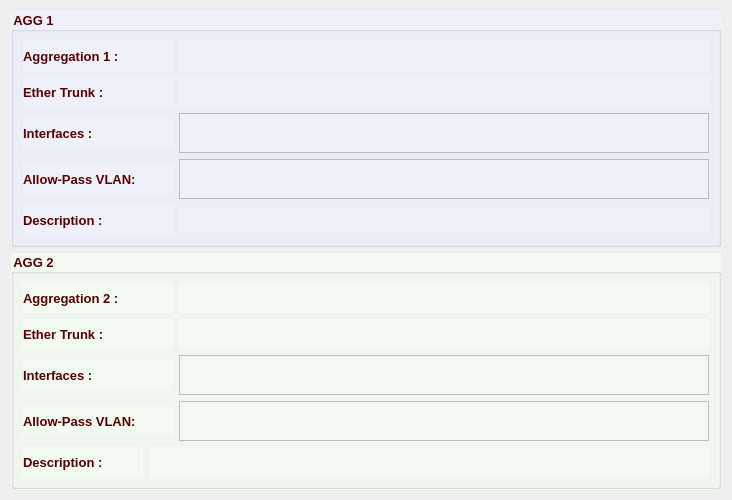
               <widget class="QFrame" name="aggGB">
                <property name="minimumSize">
                 <size>
                  <width>0</width>
                  <height>0</height>
                 </size>
                </property>
                <property name="font">
                 <font>
                  <family>Tahoma</family>
                  <pointsize>10</pointsize>
                  <weight>75</weight>
                  <bold>true</bold>
                 </font>
                </property>
                <property name="styleSheet">
                 <string notr="true">color: rgb(85, 0, 0);</string>
                </property>
                <property name="lineWidth">
                 <number>0</number>
                </property>
                <layout class="QVBoxLayout" name="verticalLayout_11">
                 <item>
                  <widget class="QGroupBox" name="agg1GB">
                   <property name="font">
                    <font>
                     <family>Tahoma</family>
                     <pointsize>10</pointsize>
                     <weight>75</weight>
                     <bold>true</bold>
                    </font>
                   </property>
                   <property name="styleSheet">
                    <string notr="true">background-color: rgb(240, 240, 250);</string>
                   </property>
                   <property name="title">
                    <string>AGG 1</string>
                   </property>
                   <layout class="QVBoxLayout" name="verticalLayout_9">
                    <item>
                     <layout class="QHBoxLayout" name="horizontalLayout_29">
                      <item>
                       <widget class="QLabel" name="label_52">
                        <property name="minimumSize">
                         <size>
                          <width>150</width>
                          <height>30</height>
                         </size>
                        </property>
                        <property name="maximumSize">
                         <size>
                          <width>150</width>
                          <height>30</height>
                         </size>
                        </property>
                        <property name="font">
                         <font>
                          <family>Tahoma</family>
                          <pointsize>10</pointsize>
                          <weight>75</weight>
                          <bold>true</bold>
                         </font>
                        </property>
                        <property name="text">
                         <string>Aggregation 1 :</string>
                        </property>
                       </widget>
                      </item>
                      <item>
                       <widget class="QLabel" name="agg1Lbl">
                        <property name="sizePolicy">
                         <sizepolicy hsizetype="Expanding" vsizetype="Preferred">
                          <horstretch>0</horstretch>
                          <verstretch>0</verstretch>
                         </sizepolicy>
                        </property>
                        <property name="minimumSize">
                         <size>
                          <width>0</width>
                          <height>30</height>
                         </size>
                        </property>
                        <property name="maximumSize">
                         <size>
                          <width>16777215</width>
                          <height>30</height>
                         </size>
                        </property>
                        <property name="font">
                         <font>
                          <family>Tahoma</family>
                          <pointsize>10</pointsize>
                          <weight>75</weight>
                          <bold>true</bold>
                         </font>
                        </property>
                        <property name="styleSheet">
                         <string notr="true">color: rgb(85, 0, 127);</string>
                        </property>
                        <property name="text">
                         <string/>
                        </property>
                       </widget>
                      </item>
                     </layout>
                    </item>
                    <item>
                     <layout class="QHBoxLayout" name="horizontalLayout_30">
                      <item>
                       <widget class="QLabel" name="label_38">
                        <property name="minimumSize">
                         <size>
                          <width>150</width>
                          <height>30</height>
                         </size>
                        </property>
                        <property name="maximumSize">
                         <size>
                          <width>150</width>
                          <height>30</height>
                         </size>
                        </property>
                        <property name="font">
                         <font>
                          <family>Tahoma</family>
                          <pointsize>10</pointsize>
                          <weight>75</weight>
                          <bold>true</bold>
                         </font>
                        </property>
                        <property name="text">
                         <string>Ether Trunk :</string>
                        </property>
                       </widget>
                      </item>
                      <item>
                       <widget class="QLabel" name="agg1EtherLbl">
                        <property name="sizePolicy">
                         <sizepolicy hsizetype="Expanding" vsizetype="Preferred">
                          <horstretch>0</horstretch>
                          <verstretch>0</verstretch>
                         </sizepolicy>
                        </property>
                        <property name="minimumSize">
                         <size>
                          <width>80</width>
                          <height>30</height>
                         </size>
                        </property>
                        <property name="maximumSize">
                         <size>
                          <width>16777215</width>
                          <height>30</height>
                         </size>
                        </property>
                        <property name="font">
                         <font>
                          <family>Tahoma</family>
                          <pointsize>10</pointsize>
                          <weight>75</weight>
                          <bold>true</bold>
                         </font>
                        </property>
                        <property name="styleSheet">
                         <string notr="true">color: rgb(85, 0, 127);</string>
                        </property>
                        <property name="text">
                         <string/>
                        </property>
                       </widget>
                      </item>
                     </layout>
                    </item>
                    <item>
                     <layout class="QHBoxLayout" name="horizontalLayout_32">
                      <item>
                       <widget class="QLabel" name="label_43">
                        <property name="minimumSize">
                         <size>
                          <width>150</width>
                          <height>30</height>
                         </size>
                        </property>
                        <property name="maximumSize">
                         <size>
                          <width>150</width>
                          <height>30</height>
                         </size>
                        </property>
                        <property name="font">
                         <font>
                          <family>Tahoma</family>
                          <pointsize>10</pointsize>
                          <weight>75</weight>
                          <bold>true</bold>
                         </font>
                        </property>
                        <property name="text">
                         <string>Interfaces :</string>
                        </property>
                        <property name="alignment">
                         <set>Qt::AlignLeading|Qt::AlignLeft|Qt::AlignVCenter</set>
                        </property>
                       </widget>
                      </item>
                      <item>
                       <widget class="QListView" name="agg1IntLV">
                        <property name="minimumSize">
                         <size>
                          <width>530</width>
                          <height>40</height>
                         </size>
                        </property>
                        <property name="maximumSize">
                         <size>
                          <width>16777215</width>
                          <height>40</height>
                         </size>
                        </property>
                        <property name="font">
                         <font>
                          <family>Tahoma</family>
                          <pointsize>10</pointsize>
                          <weight>75</weight>
                          <bold>true</bold>
                         </font>
                        </property>
                        <property name="styleSheet">
                         <string notr="true">color: rgb(85, 0, 127);</string>
                        </property>
                        <property name="flow">
                         <enum>QListView::LeftToRight</enum>
                        </property>
                       </widget>
                      </item>
                     </layout>
                    </item>
                    <item>
                     <layout class="QHBoxLayout" name="horizontalLayout_33">
                      <item>
                       <widget class="QLabel" name="label_44">
                        <property name="minimumSize">
                         <size>
                          <width>150</width>
                          <height>30</height>
                         </size>
                        </property>
                        <property name="maximumSize">
                         <size>
                          <width>150</width>
                          <height>30</height>
                         </size>
                        </property>
                        <property name="font">
                         <font>
                          <family>Tahoma</family>
                          <pointsize>10</pointsize>
                          <weight>75</weight>
                          <bold>true</bold>
                         </font>
                        </property>
                        <property name="text">
                         <string>Allow-Pass VLAN:</string>
                        </property>
                        <property name="alignment">
                         <set>Qt::AlignLeading|Qt::AlignLeft|Qt::AlignVCenter</set>
                        </property>
                       </widget>
                      </item>
                      <item>
                       <widget class="QListView" name="agg1AllowPassLV">
                        <property name="minimumSize">
                         <size>
                          <width>530</width>
                          <height>40</height>
                         </size>
                        </property>
                        <property name="maximumSize">
                         <size>
                          <width>16777215</width>
                          <height>40</height>
                         </size>
                        </property>
                        <property name="font">
                         <font>
                          <family>Tahoma</family>
                          <pointsize>10</pointsize>
                          <weight>75</weight>
                          <bold>true</bold>
                         </font>
                        </property>
                        <property name="styleSheet">
                         <string notr="true">color: rgb(85, 0, 127);</string>
                        </property>
                        <property name="flow">
                         <enum>QListView::LeftToRight</enum>
                        </property>
                       </widget>
                      </item>
                     </layout>
                    </item>
                    <item>
                     <layout class="QHBoxLayout" name="horizontalLayout_31">
                      <item>
                       <widget class="QLabel" name="label_42">
                        <property name="minimumSize">
                         <size>
                          <width>150</width>
                          <height>30</height>
                         </size>
                        </property>
                        <property name="maximumSize">
                         <size>
                          <width>150</width>
                          <height>30</height>
                         </size>
                        </property>
                        <property name="font">
                         <font>
                          <family>Tahoma</family>
                          <pointsize>10</pointsize>
                          <weight>75</weight>
                          <bold>true</bold>
                         </font>
                        </property>
                        <property name="text">
                         <string>Description :</string>
                        </property>
                        <property name="alignment">
                         <set>Qt::AlignLeading|Qt::AlignLeft|Qt::AlignVCenter</set>
                        </property>
                       </widget>
                      </item>
                      <item>
                       <widget class="QLabel" name="agg1DescLbl">
                        <property name="sizePolicy">
                         <sizepolicy hsizetype="Expanding" vsizetype="Preferred">
                          <horstretch>0</horstretch>
                          <verstretch>0</verstretch>
                         </sizepolicy>
                        </property>
                        <property name="minimumSize">
                         <size>
                          <width>400</width>
                          <height>25</height>
                         </size>
                        </property>
                        <property name="maximumSize">
                         <size>
                          <width>16777215</width>
                          <height>25</height>
                         </size>
                        </property>
                        <property name="font">
                         <font>
                          <family>Tahoma</family>
                          <pointsize>10</pointsize>
                          <weight>75</weight>
                          <bold>true</bold>
                         </font>
                        </property>
                        <property name="styleSheet">
                         <string notr="true">color: rgb(85, 0, 127);</string>
                        </property>
                        <property name="text">
                         <string/>
                        </property>
                       </widget>
                      </item>
                     </layout>
                    </item>
                   </layout>
                  </widget>
                 </item>
                 <item>
                  <widget class="QGroupBox" name="agg2GB">
                   <property name="font">
                    <font>
                     <family>Tahoma</family>
                     <pointsize>10</pointsize>
                     <weight>75</weight>
                     <bold>true</bold>
                    </font>
                   </property>
                   <property name="styleSheet">
                    <string notr="true">background-color: rgb(240, 250, 240);</string>
                   </property>
                   <property name="title">
                    <string>AGG 2</string>
                   </property>
                   <layout class="QVBoxLayout" name="verticalLayout_10">
                    <item>
                     <layout class="QHBoxLayout" name="horizontalLayout_34">
                      <item>
                       <widget class="QLabel" name="label_55">
                        <property name="minimumSize">
                         <size>
                          <width>150</width>
                          <height>30</height>
                         </size>
                        </property>
                        <property name="maximumSize">
                         <size>
                          <width>150</width>
                          <height>30</height>
                         </size>
                        </property>
                        <property name="font">
                         <font>
                          <family>Tahoma</family>
                          <pointsize>10</pointsize>
                          <weight>75</weight>
                          <bold>true</bold>
                         </font>
                        </property>
                        <property name="text">
                         <string>Aggregation 2 :</string>
                        </property>
                       </widget>
                      </item>
                      <item>
                       <widget class="QLabel" name="agg2Lbl">
                        <property name="sizePolicy">
                         <sizepolicy hsizetype="Expanding" vsizetype="Preferred">
                          <horstretch>0</horstretch>
                          <verstretch>0</verstretch>
                         </sizepolicy>
                        </property>
                        <property name="minimumSize">
                         <size>
                          <width>0</width>
                          <height>30</height>
                         </size>
                        </property>
                        <property name="maximumSize">
                         <size>
                          <width>16777215</width>
                          <height>30</height>
                         </size>
                        </property>
                        <property name="font">
                         <font>
                          <family>Tahoma</family>
                          <pointsize>10</pointsize>
                          <weight>75</weight>
                          <bold>true</bold>
                         </font>
                        </property>
                        <property name="styleSheet">
                         <string notr="true">color: rgb(85, 0, 127);</string>
                        </property>
                        <property name="text">
                         <string/>
                        </property>
                       </widget>
                      </item>
                     </layout>
                    </item>
                    <item>
                     <layout class="QHBoxLayout" name="horizontalLayout_35">
                      <item>
                       <widget class="QLabel" name="label_46">
                        <property name="minimumSize">
                         <size>
                          <width>150</width>
                          <height>30</height>
                         </size>
                        </property>
                        <property name="maximumSize">
                         <size>
                          <width>150</width>
                          <height>30</height>
                         </size>
                        </property>
                        <property name="font">
                         <font>
                          <family>Tahoma</family>
                          <pointsize>10</pointsize>
                          <weight>75</weight>
                          <bold>true</bold>
                         </font>
                        </property>
                        <property name="text">
                         <string>Ether Trunk :</string>
                        </property>
                       </widget>
                      </item>
                      <item>
                       <widget class="QLabel" name="agg2EtherLbl">
                        <property name="minimumSize">
                         <size>
                          <width>80</width>
                          <height>30</height>
                         </size>
                        </property>
                        <property name="maximumSize">
                         <size>
                          <width>16777215</width>
                          <height>30</height>
                         </size>
                        </property>
                        <property name="font">
                         <font>
                          <family>Tahoma</family>
                          <pointsize>10</pointsize>
                          <weight>75</weight>
                          <bold>true</bold>
                         </font>
                        </property>
                        <property name="styleSheet">
                         <string notr="true">color: rgb(85, 0, 127);</string>
                        </property>
                        <property name="text">
                         <string/>
                        </property>
                       </widget>
                      </item>
                     </layout>
                    </item>
                    <item>
                     <layout class="QHBoxLayout" name="horizontalLayout_37">
                      <item>
                       <widget class="QLabel" name="label_48">
                        <property name="minimumSize">
                         <size>
                          <width>150</width>
                          <height>30</height>
                         </size>
                        </property>
                        <property name="maximumSize">
                         <size>
                          <width>150</width>
                          <height>30</height>
                         </size>
                        </property>
                        <property name="font">
                         <font>
                          <family>Tahoma</family>
                          <pointsize>10</pointsize>
                          <weight>75</weight>
                          <bold>true</bold>
                         </font>
                        </property>
                        <property name="text">
                         <string>Interfaces :</string>
                        </property>
                        <property name="alignment">
                         <set>Qt::AlignLeading|Qt::AlignLeft|Qt::AlignVCenter</set>
                        </property>
                       </widget>
                      </item>
                      <item>
                       <widget class="QListView" name="agg2IntLV">
                        <property name="minimumSize">
                         <size>
                          <width>530</width>
                          <height>40</height>
                         </size>
                        </property>
                        <property name="maximumSize">
                         <size>
                          <width>16777215</width>
                          <height>40</height>
                         </size>
                        </property>
                        <property name="font">
                         <font>
                          <family>Tahoma</family>
                          <pointsize>10</pointsize>
                          <weight>75</weight>
                          <bold>true</bold>
                         </font>
                        </property>
                        <property name="styleSheet">
                         <string notr="true">color: rgb(85, 0, 127);</string>
                        </property>
                        <property name="flow">
                         <enum>QListView::LeftToRight</enum>
                        </property>
                       </widget>
                      </item>
                     </layout>
                    </item>
                    <item>
                     <layout class="QHBoxLayout" name="horizontalLayout_38">
                      <item>
                       <widget class="QLabel" name="label_49">
                        <property name="minimumSize">
                         <size>
                          <width>150</width>
                          <height>30</height>
                         </size>
                        </property>
                        <property name="maximumSize">
                         <size>
                          <width>150</width>
                          <height>30</height>
                         </size>
                        </property>
                        <property name="font">
                         <font>
                          <family>Tahoma</family>
                          <pointsize>10</pointsize>
                          <weight>75</weight>
                          <bold>true</bold>
                         </font>
                        </property>
                        <property name="text">
                         <string>Allow-Pass VLAN:</string>
                        </property>
                        <property name="alignment">
                         <set>Qt::AlignLeading|Qt::AlignLeft|Qt::AlignVCenter</set>
                        </property>
                       </widget>
                      </item>
                      <item>
                       <widget class="QListView" name="agg2AllowPassLV">
                        <property name="minimumSize">
                         <size>
                          <width>530</width>
                          <height>40</height>
                         </size>
                        </property>
                        <property name="maximumSize">
                         <size>
                          <width>16777215</width>
                          <height>40</height>
                         </size>
                        </property>
                        <property name="font">
                         <font>
                          <family>Tahoma</family>
                          <pointsize>10</pointsize>
                          <weight>75</weight>
                          <bold>true</bold>
                         </font>
                        </property>
                        <property name="styleSheet">
                         <string notr="true">color: rgb(85, 0, 127);</string>
                        </property>
                        <property name="flow">
                         <enum>QListView::LeftToRight</enum>
                        </property>
                       </widget>
                      </item>
                     </layout>
                    </item>
                    <item>
                     <layout class="QHBoxLayout" name="horizontalLayout_36">
                      <item>
                       <widget class="QLabel" name="label_47">
                        <property name="minimumSize">
                         <size>
                          <width>120</width>
                          <height>30</height>
                         </size>
                        </property>
                        <property name="maximumSize">
                         <size>
                          <width>120</width>
                          <height>30</height>
                         </size>
                        </property>
                        <property name="font">
                         <font>
                          <family>Tahoma</family>
                          <pointsize>10</pointsize>
                          <weight>75</weight>
                          <bold>true</bold>
                         </font>
                        </property>
                        <property name="text">
                         <string>Description :</string>
                        </property>
                        <property name="alignment">
                         <set>Qt::AlignLeading|Qt::AlignLeft|Qt::AlignVCenter</set>
                        </property>
                       </widget>
                      </item>
                      <item>
                       <widget class="QLabel" name="agg2DescLbl">
                        <property name="sizePolicy">
                         <sizepolicy hsizetype="Expanding" vsizetype="Preferred">
                          <horstretch>0</horstretch>
                          <verstretch>0</verstretch>
                         </sizepolicy>
                        </property>
                        <property name="minimumSize">
                         <size>
                          <width>400</width>
                          <height>30</height>
                         </size>
                        </property>
                        <property name="maximumSize">
                         <size>
                          <width>16777215</width>
                          <height>30</height>
                         </size>
                        </property>
                        <property name="font">
                         <font>
                          <family>Tahoma</family>
                          <pointsize>10</pointsize>
                          <weight>75</weight>
                          <bold>true</bold>
                         </font>
                        </property>
                        <property name="styleSheet">
                         <string notr="true">color: rgb(85, 0, 127);</string>
                        </property>
                        <property name="text">
                         <string/>
                        </property>
                       </widget>
                      </item>
                     </layout>
                    </item>
                   </layout>
                  </widget>
                 </item>
                </layout>
               </widget>
